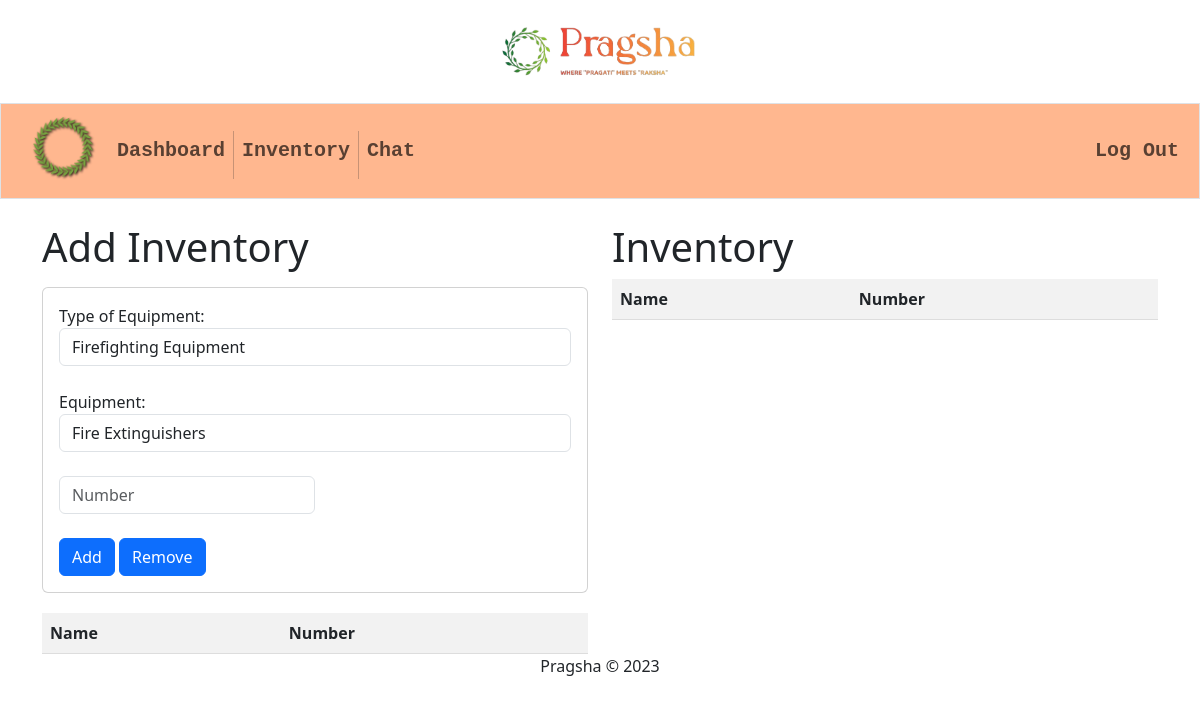
The app's page /agency/inventory/ (signed in), older data.
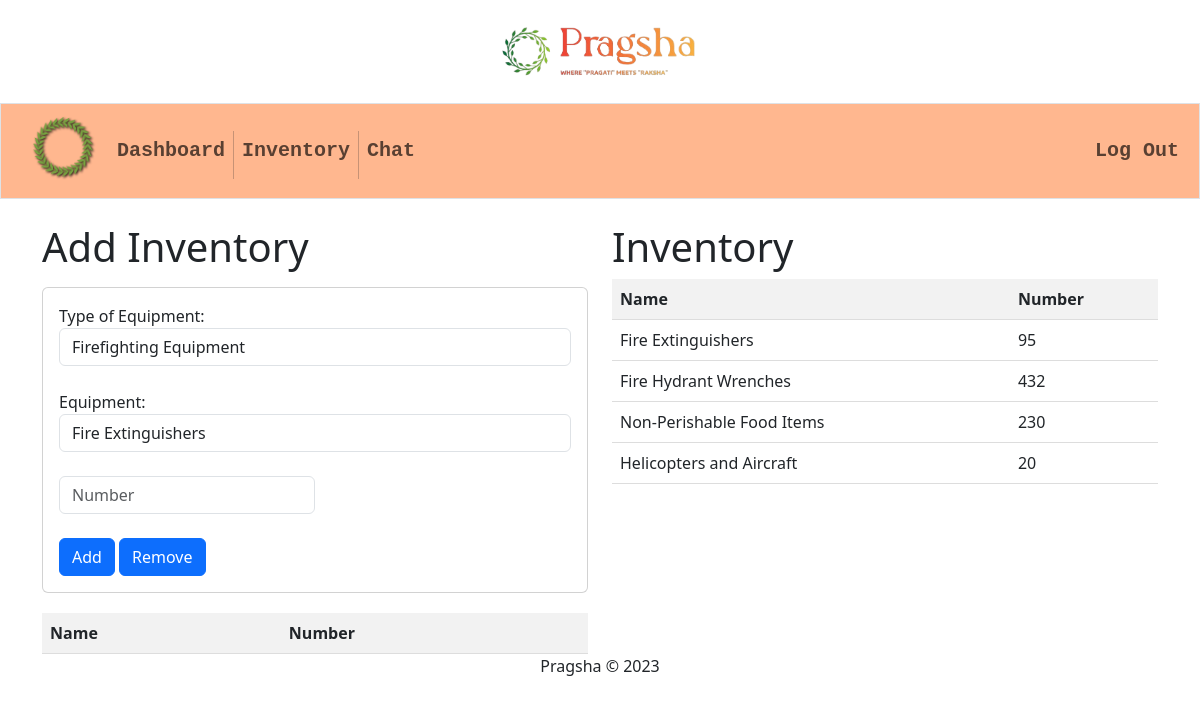
The same page, newer data.
### agency/models.py (models this page shows)
class Inventory(models.Model):
    inventory_id = models.AutoField(primary_key=True)
    agency_id = models.ForeignKey(Agency, on_delete=models.CASCADE)
    name = models.CharField(max_length=100)
    number = models.IntegerField()

### agency/views.py (the view)
# urls.py: path("inventory/", views.add_inventory, name="inventory"),
@csrf_exempt
def add_inventory(request):
    if request.method == "POST":
        name = request.POST["name"]
        number = request.POST["number"]
        agency_id = Agency.objects.get(
            agency_id=request.session["agency_id"]
        )
        if Inventory.objects.filter(
            name=name,
            agency_id=agency_id
            ).exists():
            Inventory.objects.filter(
                name=name,
                agency_id=agency_id,
            ).update(
                number=Inventory.objects.filter(
                    name=name,
                    agency_id=agency_id,
                )
                .values("number")
                .first()["number"]
                + int(number)
            )
            data = {
                "id": Inventory.objects.filter(
                    name=name,
                    agency_id=agency_id,
                )
                .values("inventory_id")
                .first()["inventory_id"],
                "name": name,
                "number": Inventory.objects.filter(
                    name=name,
                    agency_id=agency_id,
                )
                .values("number")
                .first()["number"],
            }
        else:
            inventory = Inventory(
                agency_id=agency_id,
                name=name,
                number=number,
            )
            inventory.save()
            data = {
                "id": inventory.inventory_id,
                "name": inventory.name,
                "number": inventory.number,
            }
        return JsonResponse({"status": "success", "data": data})
    else:
        inv = Inventory.objects.filter(agency_id=request.session["agency_id"]).values()
        return render(
            request, "agency/inventory.html", {"form": InventoryForm(), "inv": inv, "inventory": INVENTORY}
        )

### agency/views.py
class InventoryForm(forms.ModelForm):
    agency_id = forms.CharField(widget=forms.HiddenInput, required=False)
    name = forms.CharField(max_length=100, label="Name")
    number = forms.IntegerField(label="Number")
    class Meta:
        model = Inventory
        fields = ["name", "number"]

### agency/templates/agency/inventory.html (shortened to what this page needs)
{% extends 'agencydash/layout.html' %}
{% block main %}
<div class="row">
  <div class="col">
    <h1>Add Inventory</h1>
    <form id="inventory-form" class="form-inline">
      <div class="card mt-3">
        <div class="card-body">
          <div class="form-group">
            <label for="type">Type of Equipment:</label>
            <select id="type" class="form-control mr-2">
              {% for type in inventory %}
              <option value="{{ type }}">{{ type }}</option>
              {% endfor %}
            </select>
          </div>
          <br>
          <div class="form-group">
            <label for="name">Equipment:</label>
            <select id="name" name="name" class="form-control mr-2">
            </select>
          </div>
          <br>
          <div class="form-group">
            <input type="number" name="number" id="number" class="form-control mr-2" placeholder="Number"
              style="width:50% !important;" required>
          </div>
          <br>
          <button id="add" type="submit" class="btn btn-primary">Add</button>
          <button id="remove" type="submit" class="btn btn-primary">Remove</button>
        </div>
      </div>
    </form>
    <table id="inventory-table">
      <thead>
        <tr>
          <th>Name</th>
          <th>Number</th>
        </tr>
      </thead>
    </table>
  </div>
  <div class="col">
    <h1>Inventory</h1>
    <table id="inventory-table">
      <thead>
        <tr>
          <th>Name</th>
          <th>Number</th>
        </tr>
      </thead>
      <tbody>
        {% for item in inv %}
        <tr>
          <td>{{ item.name }}</td>
          <td>{{ item.number }}</td>
        </tr>
        {% endfor %}
      </tbody>
    </table>
  </div>
</div>
{% endblock %}

### agencydash/templates/agencydash/layout.html (shortened to what this page needs)
<!DOCTYPE html>
<html lang="en">
{% load pwa %}
<head>
    {% load static %}
    <link rel="stylesheet" href="{% static 'style.css' %}">
    <link href="https://cdn.jsdelivr.net/npm/bootstrap@5.3.1/dist/css/bootstrap.min.css" rel="stylesheet"
>
</head>
<body>
    <span style="padding:10px;">
        <div align="center">
            {% load static %}
            <a class="navbar-brand" href="/">
                <img src="{% static 'logo.png' %}" alt="logo" width="200px">
            </a>
        </div>
        <br>
    </span>
    <nav class="border navbar sticky-top navbar-expand-md" style="background-color: #ffb78f;" height="100">
        <div class="container-fluid">
            <a class="navbar-brand" href="/" style="padding-left:20px">
                <h2 class="app-name">
                    {% load static %}
                    <img class="wreath" src="{% static 'wreath.png' %}" alt="Pragsha" width="60" height="60"
                        class="d-inline-block align-text-top">
                </h2>
            </a>
            <div class="collapse navbar-collapse" id="navbar">
                <ul class="navbar-nav me-auto mt-2">
                    <li class="nav-item"><a class="nav-link" href="/agency/dashboard"
                            style="font-family: 'Courier New', Courier, monospace;">
                            <h5><b>Dashboard</b></h5>
                        </a></li>
                    <li class="nav-item"><a class="nav-link" href="/agency/inventory"
                            style="font-family: 'Courier New', Courier, monospace;">
                            <h5><b>Inventory</b></h5>
                        </a></li>
                    <li class="nav-item"><a class="nav-link" href="/chat"
                            style="font-family: 'Courier New', Courier, monospace;">
                            <h5><b>Chat</b></h5>
                        </a></li>
                </ul>
                <ul class="navbar-nav ms-auto mt-2">
                    <li class="nav-item"><a class="nav-link" href="/agency/logout"
                            style="font-family: 'Courier New', Courier, monospace;">
                            <h5><b>Log Out</b></h5>
                        </a></li>
                </ul>
            </div>
        </div>
    </nav>
    <div class="container">
        <br>
        <div class="content">
            {% block main %}{% endblock %}
        </div>
        <div class="footer" align="center">
            <p>Pragsha &copy; 2023</p>
        </div>
    </div>
</body>
</html>

### authentification/static/style.css (style rules this page uses)
body { font-family: Arial, sans-serif; background-color: #fff6ef; overflow-x: hidden; }

### agency/templates/agency/inventory.html (style rules this page uses)
#inventory-form { margin-bottom: 20px; }
#inventory-table { border-collapse: collapse; width: 100%; }
#inventory-table th, #inventory-table td { padding: 8px; text-align: left; border-bottom: 1px solid #ddd; }
#inventory-table th { background-color: #f2f2f2; }

### agencydash/templates/agencydash/layout.html (style rules this page uses)
.wreath { filter: drop-shadow(1px 1px 1px #000); }
.footer { position: static; bottom: 0; width: 100%; text-align: center; }

Row changes from the older to the newer data that the page shows:
added Inventory: name "Fire Extinguishers", number "95"
added Inventory: name "Fire Hydrant Wrenches", number "432"
added Inventory: name "Non-Perishable Food Items", number "230"
added Inventory: name "Helicopters and Aircraft", number "20"
